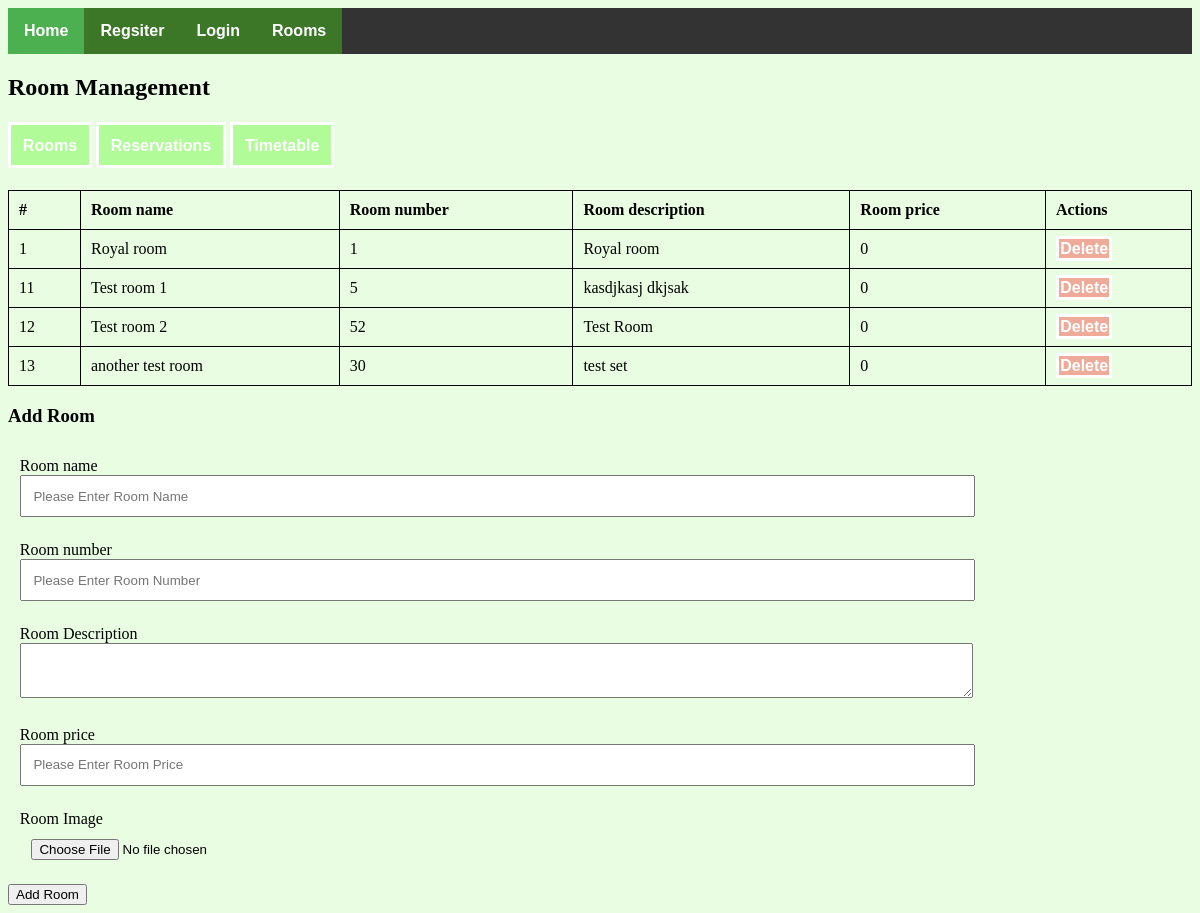
Page /pages/room.php on the committed database.
### tables this page shows
CREATE TABLE `rooms` (
  `id` int(11) NOT NULL,
  `room_name` varchar(255) NOT NULL,
  `room_number` int(11) NOT NULL,
  `description` text NOT NULL,
  `image` varchar(255) NOT NULL,
  `price` double NOT NULL
);

### pages/room.php (the view, shortened to what this page needs)
<!DOCTYPE html>
<html>
<head>
  <link rel="stylesheet" type="text/css" href="../css/fontawesome-all.min.css">
  <link rel="stylesheet" type="text/css" href="../css/style.css">
</head>
<body>
<?php
        include('config.php');
  ?>
<ul>
    <li><a href="../index.php" class="active">Home</a></li>
    <li><a href="register.php">Regsiter</a></li>
    <?php if (isset($_SESSION['login'])) { ?>
      <li><a href="reservations.php">Reservations</a></li>
      <li><a href="logout.php">Logout</a></li>
      <?php if (isset($_SESSION['is_admin']) && ($_SESSION['is_admin'] == "1")) { ?>
        <li><a href="admin.php">Admin</a></li>
        <?php
          $sql = "SELECT * FROM notifications WHERE seen = 0";
          $result = mysqli_query($connection, $sql);
        ?>
        <li style="float:right;"><a href="notification.php"><i class="fas fa-bell"></i> <?=  $result->num_rows > 0 ? $result->num_rows : "" ?>
          </a></li>
      <?php } ?>
    <?php } else { ?>
      <li><a href="login.php">Login</a></li>
    <?php } ?>
    <li><a href="rooms.php">Rooms</a></li>
  </ul>
  <h2>Room Management</h2>
  <div class="admin-links">
    <a href="room.php">Rooms</a>
    <a href="booking.php">Reservations</a>
    <a href='timetable.php'>Timetable</a>
  </div>
  <table style="width:100%">
  <tr>
    <th>#</th>
    <th>Room name</th>
    <th>Room number</th>
    <th>Room description</th>
    <th>Room price</th>
    <th>Actions</th>
  </tr>
  <?php
    $sql = "SELECT * FROM rooms";
    $rooms = mysqli_query($connection, $sql);
    if ($rooms->num_rows > 0) {
      while ($row = mysqli_fetch_assoc($rooms)) {
         echo "<tr>";
          echo "<td>".$row['id']."</td>";
          echo "<td>".$row['room_name']."</td>";
          echo "<td>".$row['room_number']."</td>";
          echo "<td>".$row['description']."</td>";
          echo "<td>".$row['price']."</td>";
          echo "<td><a href='deleteRoom.php?id=".$row['id']."' class='delete'>Delete</a></td>";
         echo "</tr>";
      }
    }
  ?>
</table>
  <h3>Add Room</h3>
  <form action="room.php" method="POST" enctype="multipart/form-data">
    <div class="form-group">
      <label for="room_name">Room name</label>
      <input type="text" name="room_name" id="room_name" placeholder="Please Enter Room Name">
    </div>
    <div class="form-group">
      <label for="room_number">Room number</label>
      <input type="number" name="room_number" id="room_number" placeholder="Please Enter Room Number">
    </div>
    <div class="form-group">
      <label for="description">Room Description</label>
      <textarea id="description" name="description"></textarea>
    </div>
    <div class="form-group">
      <label for="price">Room price</label>
      <input type="text" name="price" id="price" placeholder="Please Enter Room Price">
    </div>
    <div class="form-group">
      <label for="image">Room Image</label>
      <input type="file" name="image">
    </div>
    <input type="submit" name="submit" value="Add Room">
  </form>
</body>
</html>

### css/style.css (style rules this page uses)
body { background-color: #4bf5131f; }
.form-group { padding: 1%; }
.form-group label { display: block; }
.form-group input, .form-group select, .form-group textarea { width: 80%; padding: 1% }
a { text-decoration: none; background-color: #4bf51359; border: solid 3px #fff; padding: 1%; color: #fff; font-weight: bold; font-family: sans-serif; }
.admin-links { margin: 3% auto; }
table, th, td { border: 1px solid black; border-collapse: collapse; }
th, td { padding: 10px; }
th { text-align: left; }
.delete { background-color: #f5131359; }
ul { list-style-type: none; margin: 0; padding: 0; overflow: hidden; background-color: #333; }
li { float: left; }
li a { display: block !important; color: white !important; text-align: center !important; padding: 14px 16px !important; text-decoration: none !important; border: 0px !important; }
.active { background-color: #4CAF50 !important; }

### rows in the picture
rooms: id "1", room_name "Royal room", room_number "1", description "Royal room", price "0"
rooms: id "11", room_name "Test room 1", room_number "5", description "kasdjkasj dkjsak", price "0"
rooms: id "12", room_name "Test room 2", room_number "52", description "Test Room", price "0"
rooms: id "13", room_name "another test room", room_number "30", description "test set", price "0"
